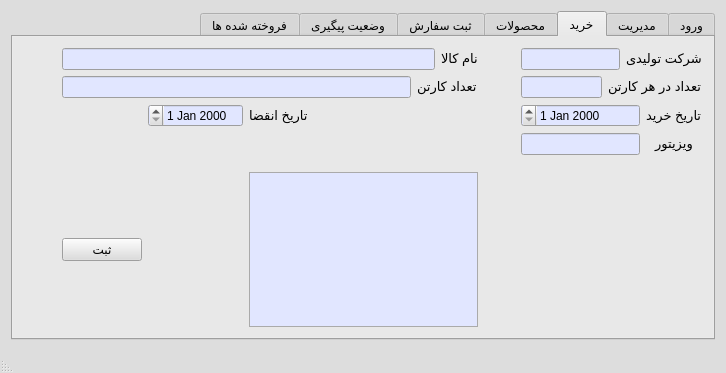
<?xml version="1.0" encoding="UTF-8"?>
<ui version="4.0">
 <class>MainWindow</class>
 <widget class="QMainWindow" name="MainWindow">
  <property name="windowModality">
   <enum>Qt::ApplicationModal</enum>
  </property>
  <property name="enabled">
   <bool>true</bool>
  </property>
  <property name="geometry">
   <rect>
    <x>0</x>
    <y>0</y>
    <width>726</width>
    <height>373</height>
   </rect>
  </property>
  <property name="sizePolicy">
   <sizepolicy hsizetype="Maximum" vsizetype="Maximum">
    <horstretch>0</horstretch>
    <verstretch>0</verstretch>
   </sizepolicy>
  </property>
  <property name="palette">
   <palette>
    <active>
     <colorrole role="WindowText">
      <brush brushstyle="SolidPattern">
       <color alpha="255">
        <red>0</red>
        <green>0</green>
        <blue>0</blue>
       </color>
      </brush>
     </colorrole>
     <colorrole role="Button">
      <brush brushstyle="SolidPattern">
       <color alpha="255">
        <red>221</red>
        <green>221</green>
        <blue>221</blue>
       </color>
      </brush>
     </colorrole>
     <colorrole role="Light">
      <brush brushstyle="SolidPattern">
       <color alpha="255">
        <red>255</red>
        <green>255</green>
        <blue>255</blue>
       </color>
      </brush>
     </colorrole>
     <colorrole role="Midlight">
      <brush brushstyle="SolidPattern">
       <color alpha="255">
        <red>238</red>
        <green>238</green>
        <blue>238</blue>
       </color>
      </brush>
     </colorrole>
     <colorrole role="Dark">
      <brush brushstyle="SolidPattern">
       <color alpha="255">
        <red>110</red>
        <green>110</green>
        <blue>110</blue>
       </color>
      </brush>
     </colorrole>
     <colorrole role="Mid">
      <brush brushstyle="SolidPattern">
       <color alpha="255">
        <red>147</red>
        <green>147</green>
        <blue>147</blue>
       </color>
      </brush>
     </colorrole>
     <colorrole role="Text">
      <brush brushstyle="SolidPattern">
       <color alpha="255">
        <red>0</red>
        <green>0</green>
        <blue>0</blue>
       </color>
      </brush>
     </colorrole>
     <colorrole role="BrightText">
      <brush brushstyle="SolidPattern">
       <color alpha="255">
        <red>255</red>
        <green>255</green>
        <blue>255</blue>
       </color>
      </brush>
     </colorrole>
     <colorrole role="ButtonText">
      <brush brushstyle="SolidPattern">
       <color alpha="255">
        <red>0</red>
        <green>0</green>
        <blue>0</blue>
       </color>
      </brush>
     </colorrole>
     <colorrole role="Base">
      <brush brushstyle="SolidPattern">
       <color alpha="255">
        <red>255</red>
        <green>255</green>
        <blue>255</blue>
       </color>
      </brush>
     </colorrole>
     <colorrole role="Window">
      <brush brushstyle="SolidPattern">
       <color alpha="255">
        <red>221</red>
        <green>221</green>
        <blue>221</blue>
       </color>
      </brush>
     </colorrole>
     <colorrole role="Shadow">
      <brush brushstyle="SolidPattern">
       <color alpha="255">
        <red>0</red>
        <green>0</green>
        <blue>0</blue>
       </color>
      </brush>
     </colorrole>
     <colorrole role="AlternateBase">
      <brush brushstyle="SolidPattern">
       <color alpha="255">
        <red>238</red>
        <green>238</green>
        <blue>238</blue>
       </color>
      </brush>
     </colorrole>
     <colorrole role="ToolTipBase">
      <brush brushstyle="SolidPattern">
       <color alpha="255">
        <red>255</red>
        <green>255</green>
        <blue>220</blue>
       </color>
      </brush>
     </colorrole>
     <colorrole role="ToolTipText">
      <brush brushstyle="SolidPattern">
       <color alpha="255">
        <red>0</red>
        <green>0</green>
        <blue>0</blue>
       </color>
      </brush>
     </colorrole>
    </active>
    <inactive>
     <colorrole role="WindowText">
      <brush brushstyle="SolidPattern">
       <color alpha="255">
        <red>0</red>
        <green>0</green>
        <blue>0</blue>
       </color>
      </brush>
     </colorrole>
     <colorrole role="Button">
      <brush brushstyle="SolidPattern">
       <color alpha="255">
        <red>221</red>
        <green>221</green>
        <blue>221</blue>
       </color>
      </brush>
     </colorrole>
     <colorrole role="Light">
      <brush brushstyle="SolidPattern">
       <color alpha="255">
        <red>255</red>
        <green>255</green>
        <blue>255</blue>
       </color>
      </brush>
     </colorrole>
     <colorrole role="Midlight">
      <brush brushstyle="SolidPattern">
       <color alpha="255">
        <red>238</red>
        <green>238</green>
        <blue>238</blue>
       </color>
      </brush>
     </colorrole>
     <colorrole role="Dark">
      <brush brushstyle="SolidPattern">
       <color alpha="255">
        <red>110</red>
        <green>110</green>
        <blue>110</blue>
       </color>
      </brush>
     </colorrole>
     <colorrole role="Mid">
      <brush brushstyle="SolidPattern">
       <color alpha="255">
        <red>147</red>
        <green>147</green>
        <blue>147</blue>
       </color>
      </brush>
     </colorrole>
     <colorrole role="Text">
      <brush brushstyle="SolidPattern">
       <color alpha="255">
        <red>0</red>
        <green>0</green>
        <blue>0</blue>
       </color>
      </brush>
     </colorrole>
     <colorrole role="BrightText">
      <brush brushstyle="SolidPattern">
       <color alpha="255">
        <red>255</red>
        <green>255</green>
        <blue>255</blue>
       </color>
      </brush>
     </colorrole>
     <colorrole role="ButtonText">
      <brush brushstyle="SolidPattern">
       <color alpha="255">
        <red>0</red>
        <green>0</green>
        <blue>0</blue>
       </color>
      </brush>
     </colorrole>
     <colorrole role="Base">
      <brush brushstyle="SolidPattern">
       <color alpha="255">
        <red>255</red>
        <green>255</green>
        <blue>255</blue>
       </color>
      </brush>
     </colorrole>
     <colorrole role="Window">
      <brush brushstyle="SolidPattern">
       <color alpha="255">
        <red>221</red>
        <green>221</green>
        <blue>221</blue>
       </color>
      </brush>
     </colorrole>
     <colorrole role="Shadow">
      <brush brushstyle="SolidPattern">
       <color alpha="255">
        <red>0</red>
        <green>0</green>
        <blue>0</blue>
       </color>
      </brush>
     </colorrole>
     <colorrole role="AlternateBase">
      <brush brushstyle="SolidPattern">
       <color alpha="255">
        <red>238</red>
        <green>238</green>
        <blue>238</blue>
       </color>
      </brush>
     </colorrole>
     <colorrole role="ToolTipBase">
      <brush brushstyle="SolidPattern">
       <color alpha="255">
        <red>255</red>
        <green>255</green>
        <blue>220</blue>
       </color>
      </brush>
     </colorrole>
     <colorrole role="ToolTipText">
      <brush brushstyle="SolidPattern">
       <color alpha="255">
        <red>0</red>
        <green>0</green>
        <blue>0</blue>
       </color>
      </brush>
     </colorrole>
    </inactive>
    <disabled>
     <colorrole role="WindowText">
      <brush brushstyle="SolidPattern">
       <color alpha="255">
        <red>110</red>
        <green>110</green>
        <blue>110</blue>
       </color>
      </brush>
     </colorrole>
     <colorrole role="Button">
      <brush brushstyle="SolidPattern">
       <color alpha="255">
        <red>221</red>
        <green>221</green>
        <blue>221</blue>
       </color>
      </brush>
     </colorrole>
     <colorrole role="Light">
      <brush brushstyle="SolidPattern">
       <color alpha="255">
        <red>255</red>
        <green>255</green>
        <blue>255</blue>
       </color>
      </brush>
     </colorrole>
     <colorrole role="Midlight">
      <brush brushstyle="SolidPattern">
       <color alpha="255">
        <red>238</red>
        <green>238</green>
        <blue>238</blue>
       </color>
      </brush>
     </colorrole>
     <colorrole role="Dark">
      <brush brushstyle="SolidPattern">
       <color alpha="255">
        <red>110</red>
        <green>110</green>
        <blue>110</blue>
       </color>
      </brush>
     </colorrole>
     <colorrole role="Mid">
      <brush brushstyle="SolidPattern">
       <color alpha="255">
        <red>147</red>
        <green>147</green>
        <blue>147</blue>
       </color>
      </brush>
     </colorrole>
     <colorrole role="Text">
      <brush brushstyle="SolidPattern">
       <color alpha="255">
        <red>110</red>
        <green>110</green>
        <blue>110</blue>
       </color>
      </brush>
     </colorrole>
     <colorrole role="BrightText">
      <brush brushstyle="SolidPattern">
       <color alpha="255">
        <red>255</red>
        <green>255</green>
        <blue>255</blue>
       </color>
      </brush>
     </colorrole>
     <colorrole role="ButtonText">
      <brush brushstyle="SolidPattern">
       <color alpha="255">
        <red>110</red>
        <green>110</green>
        <blue>110</blue>
       </color>
      </brush>
     </colorrole>
     <colorrole role="Base">
      <brush brushstyle="SolidPattern">
       <color alpha="255">
        <red>221</red>
        <green>221</green>
        <blue>221</blue>
       </color>
      </brush>
     </colorrole>
     <colorrole role="Window">
      <brush brushstyle="SolidPattern">
       <color alpha="255">
        <red>221</red>
        <green>221</green>
        <blue>221</blue>
       </color>
      </brush>
     </colorrole>
     <colorrole role="Shadow">
      <brush brushstyle="SolidPattern">
       <color alpha="255">
        <red>0</red>
        <green>0</green>
        <blue>0</blue>
       </color>
      </brush>
     </colorrole>
     <colorrole role="AlternateBase">
      <brush brushstyle="SolidPattern">
       <color alpha="255">
        <red>221</red>
        <green>221</green>
        <blue>221</blue>
       </color>
      </brush>
     </colorrole>
     <colorrole role="ToolTipBase">
      <brush brushstyle="SolidPattern">
       <color alpha="255">
        <red>255</red>
        <green>255</green>
        <blue>220</blue>
       </color>
      </brush>
     </colorrole>
     <colorrole role="ToolTipText">
      <brush brushstyle="SolidPattern">
       <color alpha="255">
        <red>0</red>
        <green>0</green>
        <blue>0</blue>
       </color>
      </brush>
     </colorrole>
    </disabled>
   </palette>
  </property>
  <property name="mouseTracking">
   <bool>true</bool>
  </property>
  <property name="windowTitle">
   <string>MainWindow</string>
  </property>
  <property name="layoutDirection">
   <enum>Qt::RightToLeft</enum>
  </property>
  <widget class="QWidget" name="centralWidget">
   <layout class="QGridLayout" name="gridLayout_2">
    <item row="0" column="1">
     <widget class="QTabWidget" name="tabWidget">
      <property name="enabled">
       <bool>true</bool>
      </property>
      <property name="palette">
       <palette>
        <active>
         <colorrole role="Light">
          <brush brushstyle="SolidPattern">
           <color alpha="255">
            <red>208</red>
            <green>217</green>
            <blue>255</blue>
           </color>
          </brush>
         </colorrole>
         <colorrole role="Midlight">
          <brush brushstyle="SolidPattern">
           <color alpha="255">
            <red>227</red>
            <green>214</green>
            <blue>238</blue>
           </color>
          </brush>
         </colorrole>
         <colorrole role="BrightText">
          <brush brushstyle="SolidPattern">
           <color alpha="255">
            <red>255</red>
            <green>196</green>
            <blue>215</blue>
           </color>
          </brush>
         </colorrole>
         <colorrole role="Base">
          <brush brushstyle="SolidPattern">
           <color alpha="255">
            <red>225</red>
            <green>230</green>
            <blue>255</blue>
           </color>
          </brush>
         </colorrole>
        </active>
        <inactive>
         <colorrole role="Light">
          <brush brushstyle="SolidPattern">
           <color alpha="255">
            <red>208</red>
            <green>217</green>
            <blue>255</blue>
           </color>
          </brush>
         </colorrole>
         <colorrole role="Midlight">
          <brush brushstyle="SolidPattern">
           <color alpha="255">
            <red>227</red>
            <green>214</green>
            <blue>238</blue>
           </color>
          </brush>
         </colorrole>
         <colorrole role="BrightText">
          <brush brushstyle="SolidPattern">
           <color alpha="255">
            <red>255</red>
            <green>196</green>
            <blue>215</blue>
           </color>
          </brush>
         </colorrole>
         <colorrole role="Base">
          <brush brushstyle="SolidPattern">
           <color alpha="255">
            <red>225</red>
            <green>230</green>
            <blue>255</blue>
           </color>
          </brush>
         </colorrole>
        </inactive>
        <disabled>
         <colorrole role="Light">
          <brush brushstyle="SolidPattern">
           <color alpha="255">
            <red>208</red>
            <green>217</green>
            <blue>255</blue>
           </color>
          </brush>
         </colorrole>
         <colorrole role="Midlight">
          <brush brushstyle="SolidPattern">
           <color alpha="255">
            <red>227</red>
            <green>214</green>
            <blue>238</blue>
           </color>
          </brush>
         </colorrole>
         <colorrole role="BrightText">
          <brush brushstyle="SolidPattern">
           <color alpha="255">
            <red>255</red>
            <green>196</green>
            <blue>215</blue>
           </color>
          </brush>
         </colorrole>
         <colorrole role="Base">
          <brush brushstyle="SolidPattern">
           <color alpha="255">
            <red>221</red>
            <green>221</green>
            <blue>221</blue>
           </color>
          </brush>
         </colorrole>
        </disabled>
       </palette>
      </property>
      <property name="mouseTracking">
       <bool>false</bool>
      </property>
      <property name="layoutDirection">
       <enum>Qt::RightToLeft</enum>
      </property>
      <property name="currentIndex">
       <number>2</number>
      </property>
      <widget class="QWidget" name="widget">
       <attribute name="title">
        <string>ورود</string>
       </attribute>
      </widget>
      <widget class="QWidget" name="tab_3">
       <attribute name="title">
        <string>مدیریت</string>
       </attribute>
      </widget>
      <widget class="QWidget" name="tab_2">
       <attribute name="title">
        <string>خرید</string>
       </attribute>
       <layout class="QGridLayout" name="gridLayout">
        <item row="4" column="1">
         <widget class="QLabel" name="label_7">
          <property name="text">
           <string>&lt;html&gt;&lt;head/&gt;&lt;body&gt;&lt;p&gt;&lt;span style=&quot; font-size:10pt;&quot;&gt;ویزیتور&lt;/span&gt;&lt;/p&gt;&lt;/body&gt;&lt;/html&gt;</string>
          </property>
          <property name="alignment">
           <set>Qt::AlignCenter</set>
          </property>
         </widget>
        </item>
        <item row="2" column="7">
         <widget class="QDateEdit" name="EndDate"/>
        </item>
        <item row="12" column="8">
         <widget class="QPushButton" name="pushButton">
          <property name="text">
           <string>ثبت</string>
          </property>
         </widget>
        </item>
        <item row="2" column="1">
         <widget class="QLabel" name="label_5">
          <property name="text">
           <string>&lt;html&gt;&lt;head/&gt;&lt;body&gt;&lt;p&gt;&lt;span style=&quot; font-size:10pt;&quot;&gt;تاریخ خرید&lt;/span&gt;&lt;/p&gt;&lt;/body&gt;&lt;/html&gt;</string>
          </property>
         </widget>
        </item>
        <item row="4" column="2">
         <widget class="QLineEdit" name="visitore"/>
        </item>
        <item row="0" column="11">
         <spacer name="horizontalSpacer_2">
          <property name="orientation">
           <enum>Qt::Horizontal</enum>
          </property>
          <property name="sizeHint" stdset="0">
           <size>
            <width>40</width>
            <height>20</height>
           </size>
          </property>
         </spacer>
        </item>
        <item row="5" column="6">
         <spacer name="verticalSpacer">
          <property name="orientation">
           <enum>Qt::Vertical</enum>
          </property>
          <property name="sizeHint" stdset="0">
           <size>
            <width>20</width>
            <height>40</height>
           </size>
          </property>
         </spacer>
        </item>
        <item row="0" column="5">
         <spacer name="horizontalSpacer_7">
          <property name="orientation">
           <enum>Qt::Horizontal</enum>
          </property>
          <property name="sizeHint" stdset="0">
           <size>
            <width>40</width>
            <height>20</height>
           </size>
          </property>
         </spacer>
        </item>
        <item row="0" column="3">
         <spacer name="horizontalSpacer">
          <property name="orientation">
           <enum>Qt::Horizontal</enum>
          </property>
          <property name="sizeHint" stdset="0">
           <size>
            <width>40</width>
            <height>20</height>
           </size>
          </property>
         </spacer>
        </item>
        <item row="9" column="8">
         <spacer name="verticalSpacer_2">
          <property name="orientation">
           <enum>Qt::Vertical</enum>
          </property>
          <property name="sizeHint" stdset="0">
           <size>
            <width>20</width>
            <height>40</height>
           </size>
          </property>
         </spacer>
        </item>
        <item row="11" column="8">
         <spacer name="verticalSpacer_4">
          <property name="orientation">
           <enum>Qt::Vertical</enum>
          </property>
          <property name="sizeHint" stdset="0">
           <size>
            <width>20</width>
            <height>40</height>
           </size>
          </property>
         </spacer>
        </item>
        <item row="10" column="8">
         <spacer name="verticalSpacer_3">
          <property name="orientation">
           <enum>Qt::Vertical</enum>
          </property>
          <property name="sizeHint" stdset="0">
           <size>
            <width>20</width>
            <height>40</height>
           </size>
          </property>
         </spacer>
        </item>
        <item row="2" column="2">
         <widget class="QDateEdit" name="BuyDate"/>
        </item>
        <item row="1" column="6" colspan="3">
         <layout class="QHBoxLayout" name="horizontalLayout_3">
          <item>
           <widget class="QLabel" name="label_3">
            <property name="text">
             <string>&lt;html&gt;&lt;head/&gt;&lt;body&gt;&lt;p&gt;&lt;span style=&quot; font-size:10pt;&quot;&gt;تعداد کارتن&lt;/span&gt;&lt;/p&gt;&lt;/body&gt;&lt;/html&gt;</string>
            </property>
           </widget>
          </item>
          <item>
           <widget class="QLineEdit" name="NumOfBox"/>
          </item>
         </layout>
        </item>
        <item row="0" column="1" colspan="2">
         <layout class="QHBoxLayout" name="horizontalLayout_2">
          <item>
           <widget class="QLabel" name="label_2">
            <property name="text">
             <string>&lt;html&gt;&lt;head/&gt;&lt;body&gt;&lt;p&gt;&lt;span style=&quot; font-size:10pt;&quot;&gt;شرکت تولیدی&lt;/span&gt;&lt;/p&gt;&lt;/body&gt;&lt;/html&gt;</string>
            </property>
           </widget>
          </item>
          <item>
           <widget class="QLineEdit" name="company"/>
          </item>
         </layout>
        </item>
        <item row="0" column="6" colspan="3">
         <layout class="QHBoxLayout" name="horizontalLayout">
          <item>
           <widget class="QLabel" name="label">
            <property name="text">
             <string>&lt;html&gt;&lt;head/&gt;&lt;body&gt;&lt;p&gt;&lt;span style=&quot; font-size:10pt;&quot;&gt;نام کالا&lt;/span&gt;&lt;/p&gt;&lt;/body&gt;&lt;/html&gt;</string>
            </property>
           </widget>
          </item>
          <item>
           <widget class="QLineEdit" name="name"/>
          </item>
         </layout>
        </item>
        <item row="1" column="1" colspan="2">
         <layout class="QHBoxLayout" name="horizontalLayout_4">
          <item>
           <widget class="QLabel" name="label_4">
            <property name="text">
             <string>&lt;html&gt;&lt;head/&gt;&lt;body&gt;&lt;p&gt;&lt;span style=&quot; font-size:10pt;&quot;&gt;تعداد در هر کارتن&lt;/span&gt;&lt;/p&gt;&lt;/body&gt;&lt;/html&gt;</string>
            </property>
           </widget>
          </item>
          <item>
           <widget class="QLineEdit" name="NumInBox"/>
          </item>
         </layout>
        </item>
        <item row="2" column="6">
         <widget class="QLabel" name="label_6">
          <property name="text">
           <string>&lt;html&gt;&lt;head/&gt;&lt;body&gt;&lt;p&gt;&lt;span style=&quot; font-size:10pt;&quot;&gt;تاریخ انقضا&lt;/span&gt;&lt;/p&gt;&lt;/body&gt;&lt;/html&gt;</string>
          </property>
         </widget>
        </item>
        <item row="0" column="10">
         <spacer name="horizontalSpacer_5">
          <property name="orientation">
           <enum>Qt::Horizontal</enum>
          </property>
          <property name="sizeHint" stdset="0">
           <size>
            <width>40</width>
            <height>20</height>
           </size>
          </property>
         </spacer>
        </item>
        <item row="12" column="7">
         <spacer name="horizontalSpacer_3">
          <property name="orientation">
           <enum>Qt::Horizontal</enum>
          </property>
          <property name="sizeHint" stdset="0">
           <size>
            <width>40</width>
            <height>20</height>
           </size>
          </property>
         </spacer>
        </item>
        <item row="12" column="6">
         <widget class="QPlainTextEdit" name="plainTextEdit"/>
        </item>
        <item row="0" column="4">
         <spacer name="horizontalSpacer_6">
          <property name="orientation">
           <enum>Qt::Horizontal</enum>
          </property>
          <property name="sizeHint" stdset="0">
           <size>
            <width>40</width>
            <height>20</height>
           </size>
          </property>
         </spacer>
        </item>
        <item row="0" column="9">
         <spacer name="horizontalSpacer_8">
          <property name="orientation">
           <enum>Qt::Horizontal</enum>
          </property>
          <property name="sizeHint" stdset="0">
           <size>
            <width>40</width>
            <height>20</height>
           </size>
          </property>
         </spacer>
        </item>
       </layout>
      </widget>
      <widget class="QWidget" name="tab_4">
       <attribute name="title">
        <string>محصولات</string>
       </attribute>
       <widget class="QTableView" name="tableView">
        <property name="geometry">
         <rect>
          <x>75</x>
          <y>20</y>
          <width>591</width>
          <height>221</height>
         </rect>
        </property>
       </widget>
      </widget>
      <widget class="QWidget" name="tab_5">
       <attribute name="title">
        <string>ثبت سفارش</string>
       </attribute>
      </widget>
      <widget class="QWidget" name="tab">
       <attribute name="title">
        <string>وضعیت پیگیری</string>
       </attribute>
      </widget>
      <widget class="QWidget" name="tab_6">
       <attribute name="title">
        <string>فروخته شده ها</string>
       </attribute>
      </widget>
     </widget>
    </item>
    <item row="0" column="2">
     <spacer name="horizontalSpacer_4">
      <property name="orientation">
       <enum>Qt::Horizontal</enum>
      </property>
      <property name="sizeHint" stdset="0">
       <size>
        <width>40</width>
        <height>20</height>
       </size>
      </property>
     </spacer>
    </item>
   </layout>
  </widget>
  <widget class="QStatusBar" name="statusBar"/>
 </widget>
 <layoutdefault spacing="6" margin="11"/>
 <resources/>
 <connections/>
</ui>
